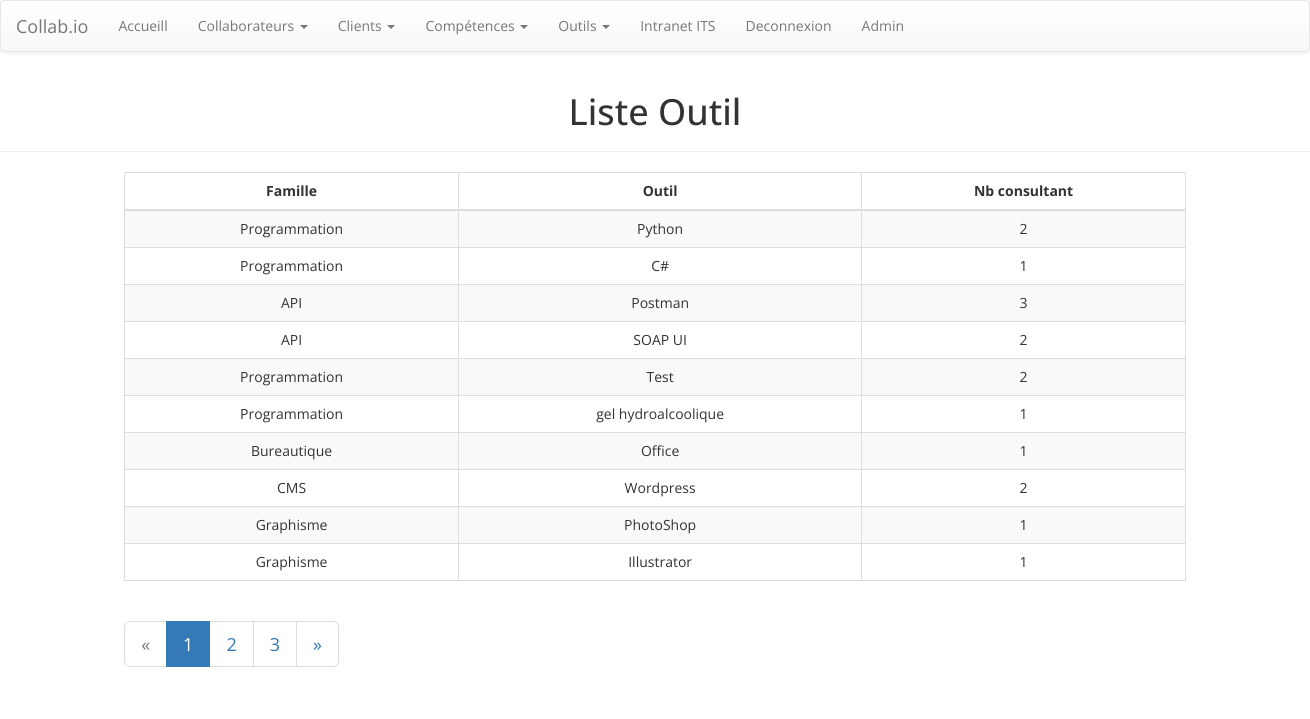
The page /outil/ (signed in) on the database its author committed.
### collab/models.py (models this page shows, shortened)
class outils(models.Model):
    nomOutil = models.CharField(max_length=250)
    famille = models.ForeignKey(familleOutils, on_delete=models.CASCADE)

class familleOutils(models.Model):
    nomFamilleOutils = models.CharField(max_length=250)
    def __str__(self):
        return self.nomFamilleOutils

### collab/views.py (the view)
# urls.py: path('outil/', views.liste_outil, name='liste_outil'),
def liste_outil(request):
    template = loader.get_template('collab/liste_outil2.html')
    outils_list= outils.objects.all().order_by('id')
    page = request.GET.get('page', 1)
    paginator = Paginator(outils_list, 10)
    try:
        tools= paginator.page(page)
    except PageNotAnInteger:
        tools = paginator.page(1)
    except EmptyPage:
        tools = paginator.page(paginator.num_pages)
    context={'tools':tools}
    return HttpResponse(template.render(context, request))

### collab/templatetags/collab_extras.py (called while the page is built)
@register.filter(name='nb_consultant_outil')
def nb_consultant_outil(id_outil):
    nb = collaborateurs.objects.filter(outilsCollaborateur=id_outil).count()
    return nb

### collab/templates/collab/liste_outil2.html
{% extends 'collab/base.html' %}
{% load collab_extras %}
{% block content %}
    <div class="page-header">
        <h1 class="text-center">Liste Outil</h1></div>
    <div class="container" id="container">
        <div class="row">
            <div class="col-lg-10 col-lg-offset-1 col-md-10 col-md-offset-1 col-sm-10 col-sm-offset-1 col-xs-12">
                <div class="table-responsive" id="liste-consultant">
                    <table class="table table-striped table-bordered table-hover">
                        <thead>
                            <tr class="text-center">
                                <th class="text-center">Famille </th>
                                <th class="text-center">Outil </th>
                                <th class="text-center">Nb consultant</th>
                            </tr>
                        </thead>
                        <tbody>
                            {% for tool in tools %}
                            {% with truc=tool.pk %}
                            <tr>
                                <td>{{tool.famille}} </td>
                                <td>{{tool.nomOutil}} </td>
                                <td>{{truc|nb_consultant_outil}}</td>
                            </tr>
                            {% endwith %}
                            {% endfor %}
                        </tbody>
                    </table>
                </div>
            </div>
        </div>
        {% if tools.has_other_pages %}
        <div class="row">
            <div class="col-lg-offset-1 col-md-12 col-md-offset-1">
                <nav>
                    <ul class="pagination pagination-lg">
                        {% if tools.has_previous %}
                        <li><a aria-label="Previous" href="?page={{ tools.previous_page_number }}"><span aria-hidden="true">«</span></a></li>
                        {% else %}
                        <li class="disabled"><span>&laquo;</span></li>
                        {% endif %}
                        {% for i in tools.paginator.page_range %}
                            {% if tools.number == i %}
                                <li class="active"><span>{{ i }} <span class="sr-only">(current)</span></span></li>
                            {% else %}
                                <li><a href="?page={{ i }}">{{ i }}</a></li>
                            {% endif %}
                        {% endfor %}
                        {% if tools.has_next %}
                            <li><a aria-label="Next" href="?page={{ tools.next_page_number }}"><span aria-hidden="true">»</span></a></li>
                        {% else %}
                            <li class="disabled"><span>&raquo;</span></li>
                        {% endif %}
                    </ul>
                </nav>
            </div>
        </div>
        {% endif %}
    </div>
{% endblock %}

### collab/static/collab/assets/css/styles.css (style rules this page uses)
div#liste-consultant.table-responsive { text-align:center; }
table th.text-center, table td.text-center { text-align:center; }
.table > tbody > tr > td { vertical-align:middle; }

### collab/static/collab/assets/css/Full-Width-Center-Container.css (style rules this page uses)
div#container.container { width:100%; }

### collab/static/collab/assets/css/Simple-Profile-Info.css (style rules this page uses)
* { -webkit-border-radius:0 0 0 0; border-radius:0 0 0 0; font-family:'Open Sans'; }

### rows shown on the page
outils: famille "Programmation", nomOutil "Python", pk|nb_consultant_outil "2"
outils: famille "Programmation", nomOutil "C#", pk|nb_consultant_outil "1"
outils: famille "API", nomOutil "Postman", pk|nb_consultant_outil "3"
outils: famille "API", nomOutil "SOAP UI", pk|nb_consultant_outil "2"
outils: famille "Programmation", nomOutil "Test", pk|nb_consultant_outil "2"
outils: famille "Programmation", nomOutil "gel hydroalcoolique", pk|nb_consultant_outil "1"
outils: famille "Bureautique", nomOutil "Office", pk|nb_consultant_outil "1"
outils: famille "CMS", nomOutil "Wordpress", pk|nb_consultant_outil "2"
outils: famille "Graphisme", nomOutil "PhotoShop", pk|nb_consultant_outil "1"
outils: famille "Graphisme", nomOutil "Illustrator", pk|nb_consultant_outil "1"

### other values the page prints
{{ i }} "1"
{{ i }} "2" "3"
